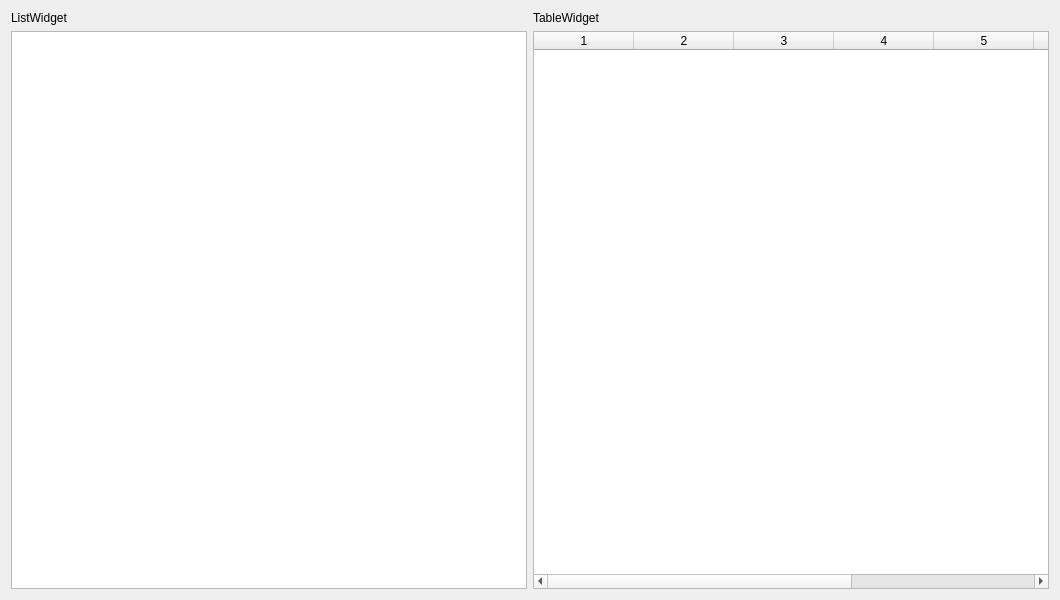
<?xml version="1.0" encoding="UTF-8"?>
<ui version="4.0">
 <class>Widget</class>
 <widget class="QWidget" name="Widget">
  <property name="geometry">
   <rect>
    <x>0</x>
    <y>0</y>
    <width>1060</width>
    <height>600</height>
   </rect>
  </property>
  <property name="windowTitle">
   <string>Widget</string>
  </property>
  <layout class="QVBoxLayout" name="verticalLayout">
   <item>
    <layout class="QHBoxLayout" name="horizontalLayout">
     <item>
      <widget class="QLabel" name="label">
       <property name="text">
        <string>ListWidget</string>
       </property>
      </widget>
     </item>
     <item>
      <widget class="QLabel" name="label_2">
       <property name="text">
        <string>TableWidget</string>
       </property>
      </widget>
     </item>
    </layout>
   </item>
   <item>
    <layout class="QHBoxLayout" name="horizontalLayout_2">
     <item>
      <widget class="QListWidget" name="listWidget"/>
     </item>
     <item>
      <widget class="QTableWidget" name="tableWidget">
       <property name="columnCount">
        <number>8</number>
       </property>
       <column/>
       <column/>
       <column/>
       <column/>
       <column/>
       <column/>
       <column/>
       <column/>
      </widget>
     </item>
    </layout>
   </item>
  </layout>
 </widget>
 <resources/>
 <connections/>
</ui>
